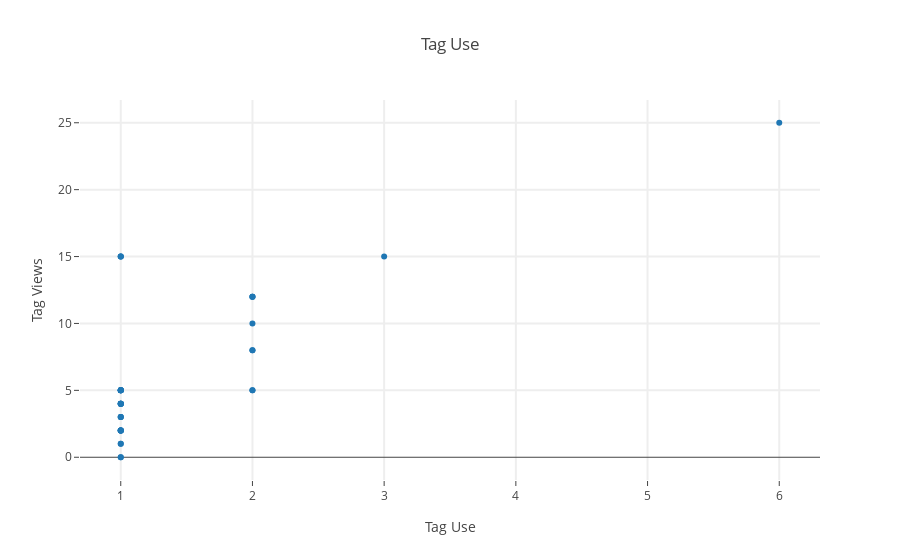

Notebook cell for this chart:
### Code cell
tag_names = [t for t in tags.keys()]
tag_views = [tags[t] for t in tag_names]
tag_occurs = [tag_uses[t] for t in tag_names]

import plotly
from plotly.graph_objs import Scatter, Layout

plotly.offline.init_notebook_mode(connected=True)

data = Scatter(
    y=tag_views, x=tag_occurs,
    text=tag_names,
    mode= 'markers',
)
fig = plotly.graph_objs.Figure(data=[data], layout=Layout(
    title= 'Tag Use',
    hovermode= 'closest',
    xaxis= dict(
        title= 'Tag Use',
        ticklen= 5,
        zeroline= False,
        gridwidth= 2,
    ),
    yaxis=dict(
        title= 'Tag Views',
        ticklen= 5,
        gridwidth= 2,
    ),
    showlegend= False
))
plotly.offline.iplot(fig)

### Figure 1 — Plotly figure (JSON) as saved in the notebook; plotly's stock layout.template omitted (floating-point values rounded to 4 significant figures)
{"data": [{"mode": "markers", "text": ["image-segmentation", "electron-microscopy", "motion-coordination", "robotics", "autonomy", "audio", "stats", "machine-learning", "oculomotion", "gan", "integrator", "quick-read", "graphs", "3d", "cv", "statistics", "vision", "robot", "fMRI", "neuroscience", "neural-net", "kinematics", "simulation", "distributed", "connectomics", "paleontology", "synapses", "zebrafish", "visual-system", "whale", "networks", "deep-learning", "computation", "computer-vision", "MRI", "optogenetics", "connectome", "internet", "em"], "type": "scatter", "x": [1, 1, 2, 1, 1, 1, 1, 1, 1, 1, 1, 1, 1, 1, 1, 2, 1, 1, 1, 6, 1, 1, 3, 1, 2, 1, 1, 1, 1, 1, 1, 2, 2, 2, 1, 2, 2, 1, 1], "y": [3, 3, 5, 2, 1, 4, 5, 5, 0, 15, 2, 5, 4, 4, 15, 10, 0, 2, 5, 25, 15, 2, 15, 1, 12, 5, 5, 2, 2, 4, 4, 8, 12, 8, 5, 12, 5, 4, 3]}], "layout": {"hovermode": "closest", "showlegend": false, "title": "Tag Use", "xaxis": {"gridwidth": 2, "ticklen": 5, "title": "Tag Use", "zeroline": false}, "yaxis": {"gridwidth": 2, "ticklen": 5, "title": "Tag Views"}}}
